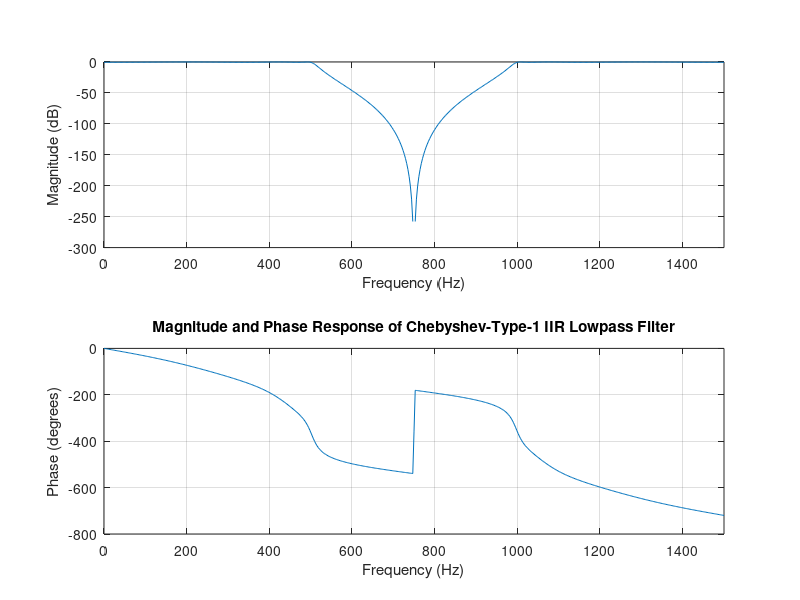

This figure's MATLAB source:
% Program: EXP5_IIR_Chebyshev_Type_1_Lowpass
%A MATLAB program to design IIR Butterworth Lowpass Filter
clc;
clear all; close all;
N = 512;
n = 6;

rp = 0.5; %Define the Passband peak-to-peak ripple in decibels
fc = [500 1000]
fs = 3000

Wc = 2 * fc / fs; %Normalizing the frequencies
[b,a]=cheby1(n,rp,Wc,'stop'); %Calculating filter coefficients
freqz(b,a,N,fs); %Plotting the filter response
title('Magnitude and Phase Response of Chebyshev-Type-1 IIR Lowpass Filter');
%stop: thong triet
%bandpass: thong dai
